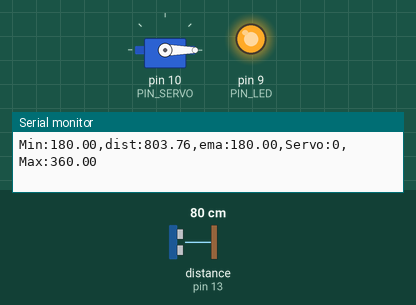
Recording of a sketch running on a simulated Arduino Uno, built with avr-gcc and run on an emulated ATmega328P. On the bench: servo, output pins drawn as LEDs (lit = HIGH), the last lines printed to the serial monitor. Wiring (inferred from the names in the program): ultrasonic range finder: trigger pin 12; echo pin 13. Inputs (shaded band) come from the test bench; at power-on: distance to the obstacle (sensor on pin 13) 80 cm. The echo pulse lasts 58.3 µs per cm; pins used as bus, display or sensor lines are not drawn.

Above: at 1.2 s.
1.3 s: distance to the obstacle (sensor on pin 13) set to 35 cm
At 1.45 s:
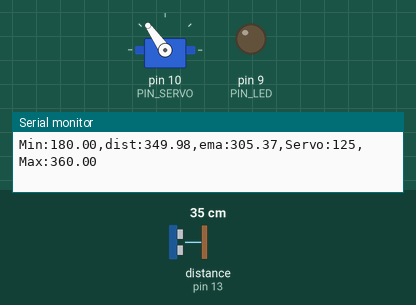
At 3.3 s:
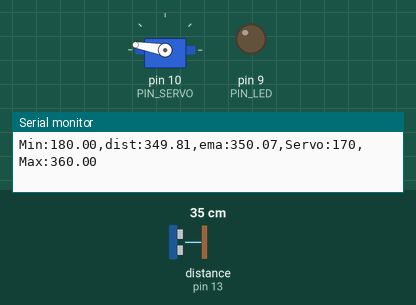
4.3 s: distance to the obstacle (sensor on pin 13) set to 2 cm
At 5.4 s:
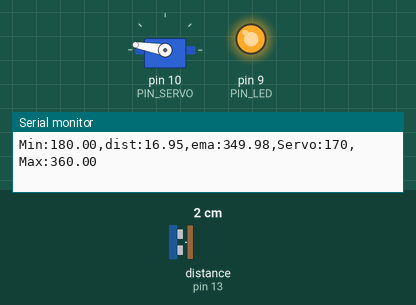
Timing chart, 0 to 7.3 s (numbered marks = the images above; inputs shaded):
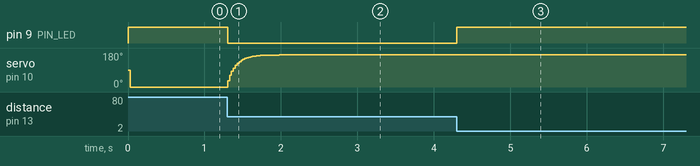

The sketch:

11_example_1.ino
```cpp
#include <Servo.h>

// Arduino pin assignment
#define PIN_LED   9   // LED active-low
#define PIN_TRIG  12  // sonar sensor TRIGGER
#define PIN_ECHO  13  // sonar sensor ECHO
#define PIN_SERVO 10  // servo motor

// configurable parameters for sonar
#define SND_VEL 346.0     // sound velocity at 24 celsius degree (unit: m/sec)
#define INTERVAL 25      // sampling interval (unit: msec)
#define PULSE_DURATION 10 // ultra-sound Pulse Duration (unit: usec)
#define _DIST_MIN 180.0   // minimum distance to be measured (unit: mm)
#define _DIST_MAX 360.0   // maximum distance to be measured (unit: mm)

#define TIMEOUT ((INTERVAL / 2) * 1000.0) // maximum echo waiting time (unit: usec)
#define SCALE (0.001 * 0.5 * SND_VEL) // coefficent to convert duration to distance

#define _EMA_ALPHA 0.2    // EMA weight of new sample (range: 0 to 1)
                          // Setting EMA to 1 effectively disables EMA filter.
                          // 본인은 0.2가 제일 나았던거같은데


// Target Distance
// 이거 이제 안씀
#define _TARGET_LOW  250.0
#define _TARGET_HIGH 290.0

// duty duration for myservo.writeMicroseconds()
// NEEDS TUNING (servo by servo)

#define _DUTY_MIN 540 // servo full clockwise position (0 degree)
#define _DUTY_NEU  1470// servo neutral position (90 degree)
#define _DUTY_MAX 2400 // servo full counterclockwise position (180 degree)

// global variables
float  dist_ema, dist_prev = _DIST_MAX; // unit: mm
unsigned long last_sampling_time;       // unit: ms

Servo myservo;

void setup() {
  // initialize GPIO pins
  pinMode(PIN_LED, OUTPUT);
  pinMode(PIN_TRIG, OUTPUT);    // sonar TRIGGER
  pinMode(PIN_ECHO, INPUT);     // sonar ECHO
  digitalWrite(PIN_TRIG, LOW);  // turn-off Sonar

  myservo.attach(PIN_SERVO);
  myservo.writeMicroseconds(_DUTY_NEU);

  // initialize USS related variables
  dist_prev = _DIST_MIN; // raw distance output from USS (unit: mm)

  //  EMA 초기값 설정 (미설정 시 0에서 시작해 초반에 값이 막 겁나 튐)
  dist_ema = _DIST_MIN;

  // LED 초기 상태: 꺼짐  | 반대로 되어있음 전기흐르는거땜시
  digitalWrite(PIN_LED, HIGH);

  // initialize serial port
  Serial.begin(57600);
}

void loop() {
  float  dist_raw, dist_filtered;

  // wait until next sampling time.
  // millis() returns the number of milliseconds since the program started.
  // will overflow after 50 days.
  if (millis() < last_sampling_time + INTERVAL)
    return;

  // get a distance reading from the USS
  dist_raw = USS_measure(PIN_TRIG, PIN_ECHO);

  // the range filter
  if ((dist_raw == 0.0) || (dist_raw > _DIST_MAX)) {
      dist_filtered = dist_prev;
      digitalWrite(PIN_LED, HIGH);  //  범위 밖 ㄲ,기
  } else if (dist_raw < _DIST_MIN) {
      dist_filtered = dist_prev;
      digitalWrite(PIN_LED, HIGH);  // 범위 밖 ㄱ끄기
  } else {    // In desired Range
      dist_filtered = dist_raw;
      dist_prev = dist_raw;
      digitalWrite(PIN_LED, LOW);   // 켜기
  }

  // Modify the below line to implement the EMA equation
// ema 추가해주고
  dist_ema = _EMA_ALPHA * dist_filtered + (1.0 - _EMA_ALPHA) * dist_ema;

  // adjust servo position according to the USS read value
  // 18cm 이하 0도 / 36cm 이상 180도 / 사이는 거리에 비례..
  //인데 애가 다 안돌아가서 min max
  myservo.writeMicroseconds(
    _DUTY_MIN + (dist_ema - _DIST_MIN) * (_DUTY_MAX - _DUTY_MIN) / (_DIST_MAX - _DIST_MIN)
  );

  // output the distance to the serial port
  //Low/High 뺴줌
  //dist: dist_ema -> dist_raw
  //ema도 추가            - ema 항목 추가
  Serial.print("Min:");    Serial.print(_DIST_MIN);
  Serial.print(",dist:");  Serial.print(dist_raw);
  Serial.print(",ema:");   Serial.print(dist_ema);
  Serial.print(",Servo:"); Serial.print(myservo.read());
  Serial.print(",Max:");   Serial.print(_DIST_MAX);
  Serial.println("");

  // update last sampling time
  last_sampling_time += INTERVAL;

  // if (dist_ema<_TARGET_LOW)
  // { myservo.writeMicroseconds(_DUTY_MIN);}
  // else if (dist_ema>_TARGET_HIGH){myservo.writeMicroseconds(_DUTY_MAX);}
  // else{myservo.writeMicroseconds(_DUTY_NEU);}

}
// get a distance reading from USS. return value is in millimeter.
float USS_measure(int TRIG, int ECHO)
{
  digitalWrite(TRIG, HIGH);
  delayMicroseconds(PULSE_DURATION);
  digitalWrite(TRIG, LOW);

  return pulseIn(ECHO, HIGH, TIMEOUT) * SCALE; // unit: mm
}
```

Measured:
- after the input at 1.3 s, pin 9 (PIN_LED): HIGH → LOW at once
- after the input at 4.3 s, pin 9 (PIN_LED): LOW → HIGH at once; servo on pin 10 (PIN_SERVO): goes on until 4.3 s, then stays 170°
